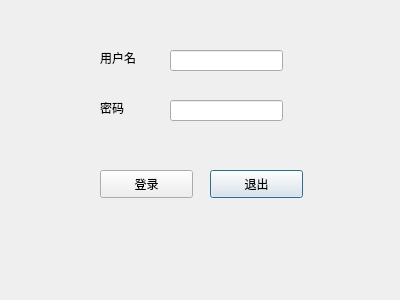
<?xml version="1.0" encoding="UTF-8"?>
<ui version="4.0">
 <class>memberlogin</class>
 <widget class="QDialog" name="memberlogin">
  <property name="geometry">
   <rect>
    <x>0</x>
    <y>0</y>
    <width>400</width>
    <height>300</height>
   </rect>
  </property>
  <property name="windowTitle">
   <string>Dialog</string>
  </property>
  <widget class="QPushButton" name="pushButton">
   <property name="geometry">
    <rect>
     <x>210</x>
     <y>170</y>
     <width>93</width>
     <height>28</height>
    </rect>
   </property>
   <property name="text">
    <string>退出</string>
   </property>
  </widget>
  <widget class="QLineEdit" name="pwdlineEdit">
   <property name="geometry">
    <rect>
     <x>170</x>
     <y>100</y>
     <width>113</width>
     <height>21</height>
    </rect>
   </property>
  </widget>
  <widget class="QLabel" name="label_2">
   <property name="geometry">
    <rect>
     <x>100</x>
     <y>100</y>
     <width>72</width>
     <height>15</height>
    </rect>
   </property>
   <property name="text">
    <string>密码</string>
   </property>
  </widget>
  <widget class="QLabel" name="label">
   <property name="geometry">
    <rect>
     <x>100</x>
     <y>50</y>
     <width>72</width>
     <height>15</height>
    </rect>
   </property>
   <property name="text">
    <string>用户名</string>
   </property>
  </widget>
  <widget class="QLineEdit" name="usrlineEdit">
   <property name="geometry">
    <rect>
     <x>170</x>
     <y>50</y>
     <width>113</width>
     <height>21</height>
    </rect>
   </property>
  </widget>
  <widget class="QPushButton" name="pushButton_3">
   <property name="geometry">
    <rect>
     <x>100</x>
     <y>170</y>
     <width>93</width>
     <height>28</height>
    </rect>
   </property>
   <property name="text">
    <string>登录</string>
   </property>
  </widget>
 </widget>
 <resources/>
 <connections/>
</ui>
